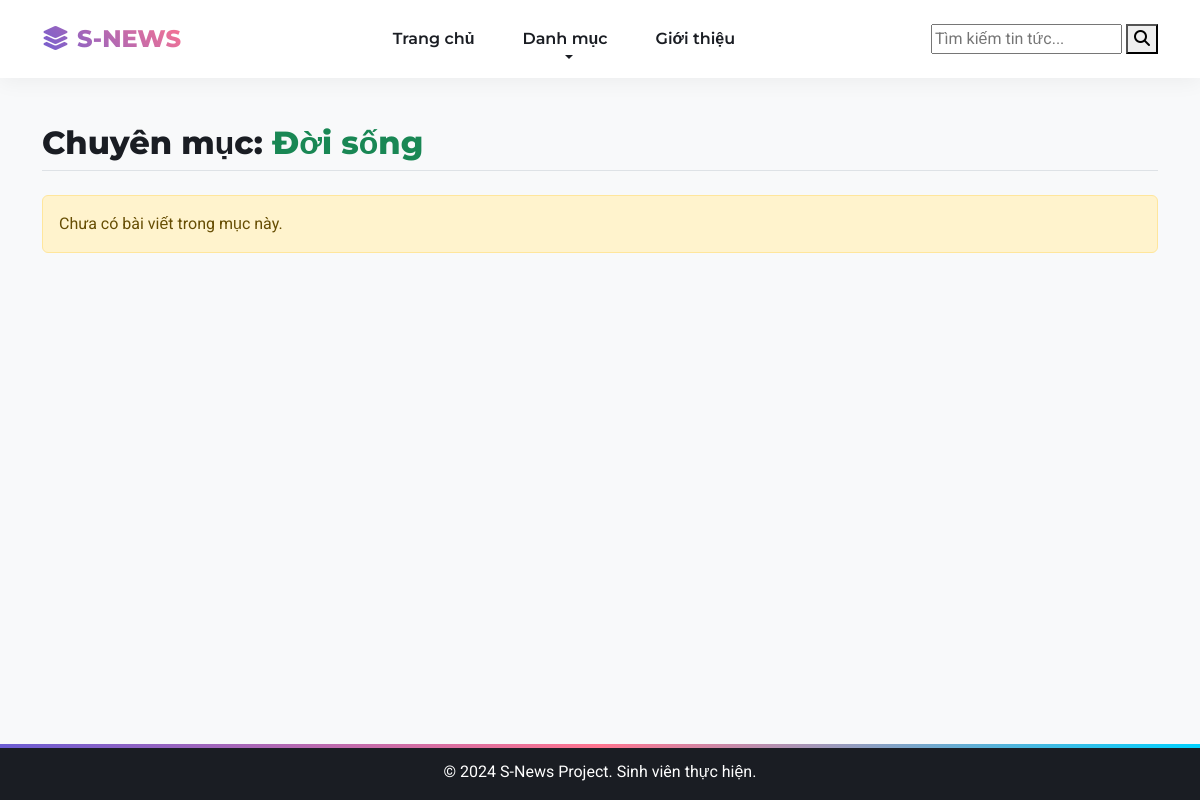
The app's page /pages/category.php?cat=Đời+sống, older data.
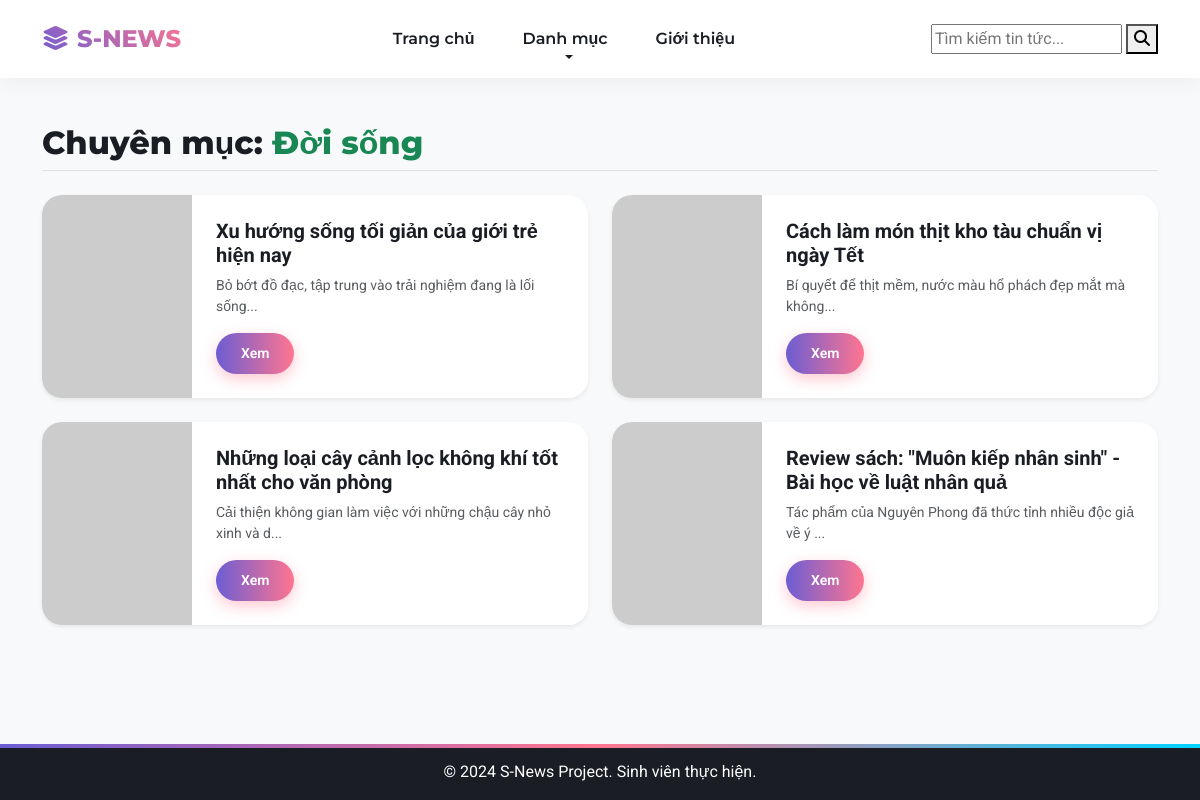
The same page, newer data.
### tables this page shows
CREATE TABLE articles (
    id INT AUTO_INCREMENT PRIMARY KEY,
    title VARCHAR(255) NOT NULL,
    summary TEXT,
    content LONGTEXT,
    image_url VARCHAR(255),
    category VARCHAR(50) DEFAULT 'Tin tức',  
    views INT DEFAULT 0,
    likes INT DEFAULT 0,
    created_at TIMESTAMP DEFAULT CURRENT_TIMESTAMP
);

### classes/Database.php (called while the page is built, shortened)
<?php
class Database {
    private $host = "localhost";
    private $db_name = "s_news_db";
    private $username = "root";
    private $password = "";
    public function getConnection() {
        $this->conn = null;
        try {
            $this->conn = new PDO("mysql:host=" . $this->host . ";dbname=" . $this->db_name, $this->username, $this->password);
            $this->conn->exec("set names utf8mb4");
            $this->conn->setAttribute(PDO::ATTR_ERRMODE, PDO::ERRMODE_EXCEPTION);
        } catch(PDOException $exception) {
            echo "Loi ket noi: " . $exception->getMessage();
        }
        return $this->conn;
    }
}
?>

### pages/category.php (the view)
<?php
require_once '../classes/BasePage.php';
class CategoryPage extends BasePage {
    protected function renderBody() {
        $cat = isset($_GET['cat']) ? $_GET['cat'] : 'Thời sự';
        echo '<h2 class="mb-4 border-bottom pb-2">Chuyên mục: <span class="text-success">'.htmlspecialchars($cat).'</span></h2>';
        $stmt = $this->db->prepare("SELECT * FROM articles WHERE category = ? ORDER BY created_at DESC");
        $stmt->execute([$cat]);
        echo '<div class="row">';
        if($stmt->rowCount() > 0) {
            while ($row = $stmt->fetch(PDO::FETCH_ASSOC)) {
                $img = $this->getImageUrl($row['image_url']);
                echo '
                <div class="col-md-6 mb-4">
                    <div class="card h-100 shadow-sm flex-row overflow-hidden">
                        <img src="'.$img.'" class="card-img-left" style="width: 150px; object-fit: cover;">
                        <div class="card-body">
                            <h5 class="card-title"><a href="detail.php?id='.$row['id'].'" class="text-decoration-none">'.$row['title'].'</a></h5>
                            <p class="card-text small text-muted">'.substr($row['summary'], 0, 80).'...</p>
                            <a href="detail.php?id='.$row['id'].'" class="btn btn-sm btn-outline-primary">Xem</a>
                        </div>
                    </div>
                </div>';
            }
        } else {
            echo '<div class="col-12"><div class="alert alert-warning">Chưa có bài viết trong mục này.</div></div>';
        }
        echo '</div>';
    }
}
$page = new CategoryPage("Danh mục " . $_GET['cat']);
$page->render();
?>

Row changes from the older to the newer data that the page shows:
added articles: title "Xu hướng sống tối giản của giới trẻ hiện nay", summary "Bỏ bớt đồ đạc, tập trung vào trải nghiệm đang là lối sống"
added articles: title "Cách làm món thịt kho tàu chuẩn vị ngày Tết", summary "Bí quyết để thịt mềm, nước màu hổ phách đẹp mắt mà không"
added articles: title "Những loại cây cảnh lọc không khí tốt nhất cho văn phòng", summary "Cải thiện không gian làm việc với những chậu cây nhỏ xinh và d"
added articles: title "Review sách: \"Muôn kiếp nhân sinh\" - Bài học về luật nhân quả", summary "Tác phẩm của Nguyên Phong đã thức tỉnh nhiều độc giả về ý"
Text that changed along with them:
text no longer shown: "Chưa có bài viết trong mục này."
